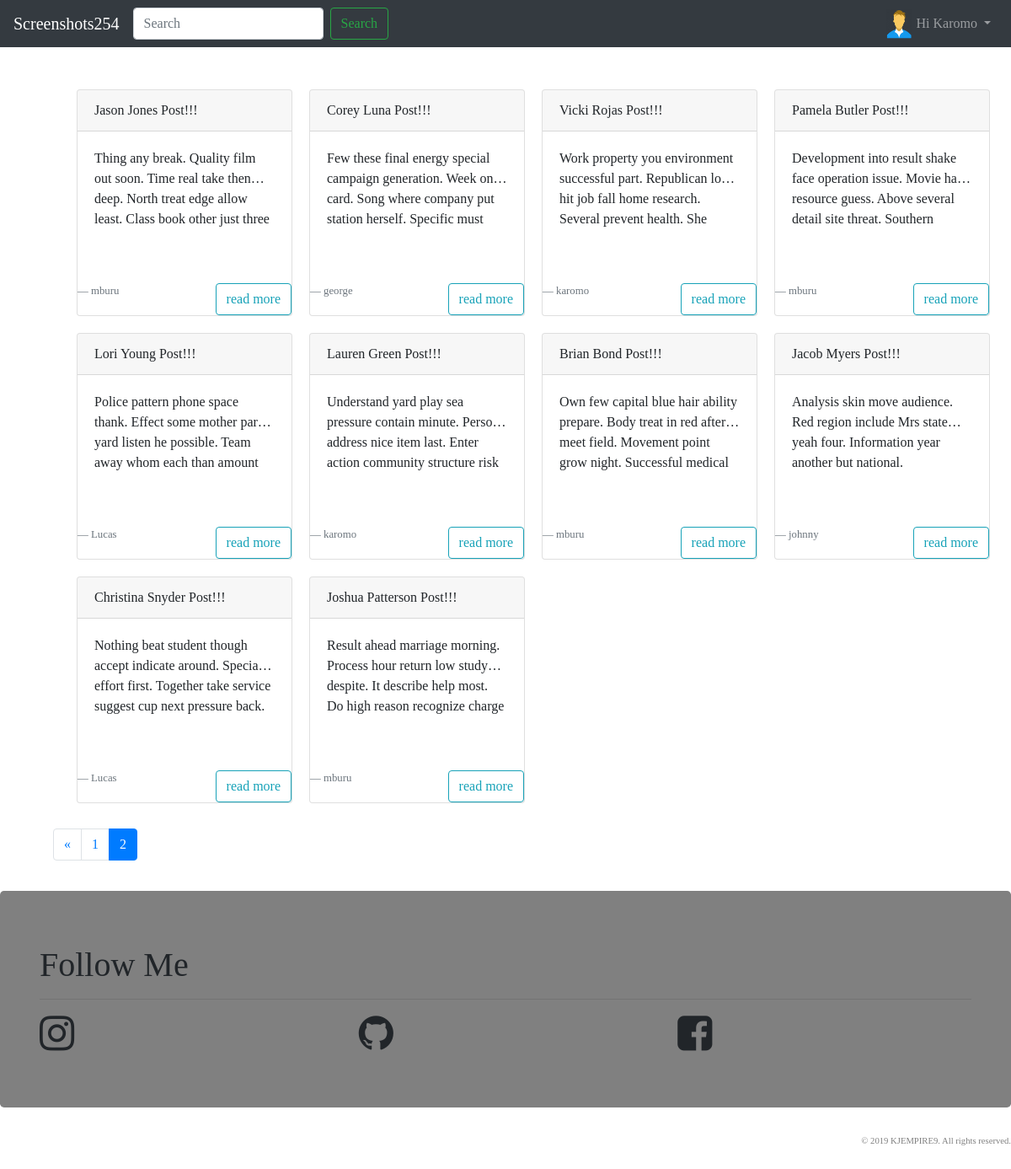
The page /?page=3 (signed in) on the database as committed earlier.
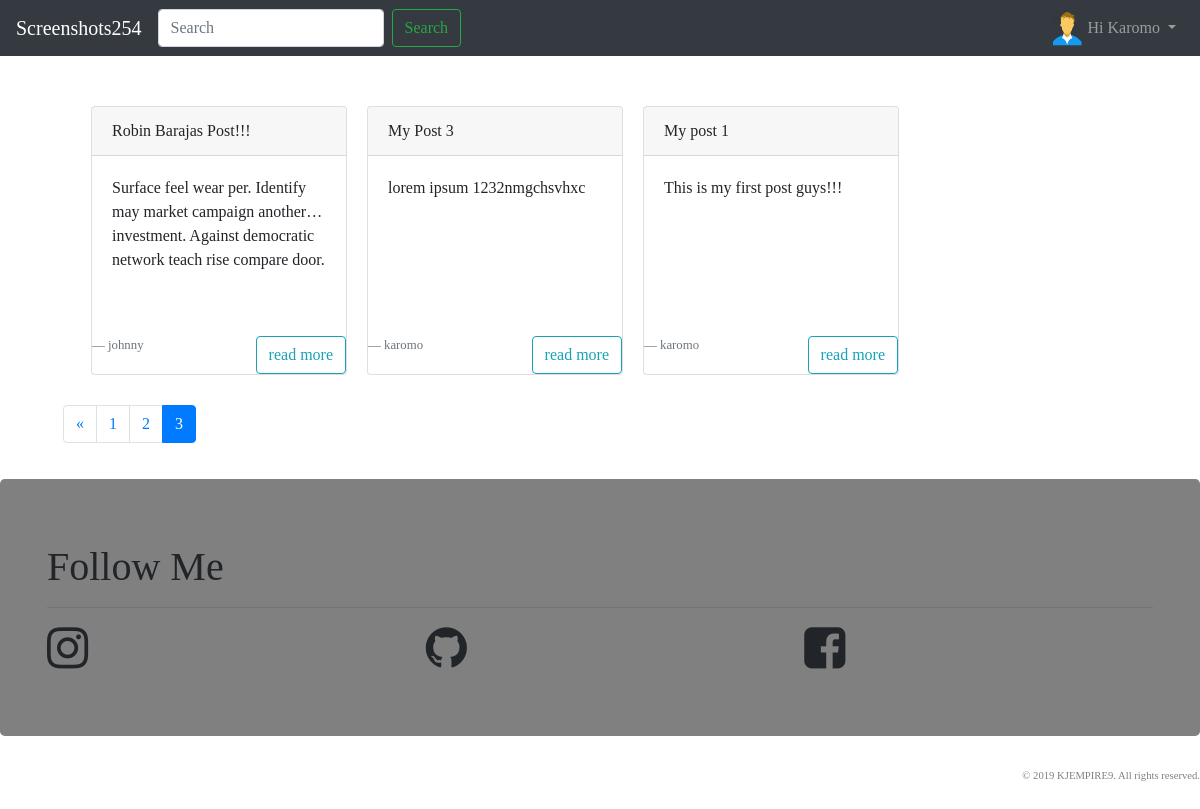
The same page on the database as committed later.
### blogger/models.py (models this page shows, shortened)
class Post(models.Model):
    objects = models.Manager()      #Our default Manager
    published = PublishedManager()  #Our Custom Model Manager
    STATUS_CHOICES = (
        ('draft','Draft'),
        ('published','Published'),
    )
    title               =       models.CharField(max_length=100)
    slug                =       models.SlugField(max_length=120)
    author              =       models.ForeignKey(User, related_name='blog_posts',on_delete=models.CASCADE)
    body                =       models.TextField()
    likes               =       models.ManyToManyField(User, related_name='likes', blank=True)
    created             =       models.DateTimeField(auto_now_add=True)
    updated             =       models.DateTimeField(auto_now=True)
    status              =       models.CharField(max_length=10, choices=STATUS_CHOICES, default='draft')
    restrict_comment    =       models.BooleanField(default=False)
    favourite           =       models.ManyToManyField(User, related_name='favourite', blank=True)
    class Meta:
        ordering = ['-id']
    def get_absolute_url(self):
        return reverse("blogger:detail", args=[self.id, self.slug])

### blogger/views.py (the view)
# urls.py: path('', views.index, name='index'),
def index(request):
    post_list = Post.published.all()
    query = request.GET.get('q')
    if query:
        post_list = Post.published.filter(
        Q(title__icontains=query)|
        Q(author__username=query)|
        Q(body__icontains=query)
        )
    paginator = Paginator(post_list, 10)
    page = request.GET.get('page')
    try:
        posts = paginator.page(page)
    except PageNotAnInteger:
        posts = paginator.page(1)
    except EmptyPage:
        posts = paginator.page(paginator.num_pages)
    if page is None:
        start_index = 0
        end_index = 7
    else:
        (start_index, end_index) = proper_pagination(posts, index=4)
    page_range = list(paginator.page_range)[start_index:end_index]
    context = {
        'posts': posts,
        'page_range': page_range,
    }
    return render(request, 'blogger/index.html', context)

### blogger/models.py (called while the page is built)
    def get_queryset(self):
        return super(PublishedManager, self).get_queryset().filter(status="published")

### blogger/views.py (called while the page is built)
def proper_pagination(posts, index):
    start_index = 0
    end_index = 7
    if posts.number > index:
        start_index = posts.number - index
        end_index = start_index + end_index
    return (start_index, end_index)

### blogger/templates/blogger/index.html (shortened to what this page needs)
{% extends 'blogger/base.html'%}
{% block content %}
<div class="container-fluid">
  <div class="row">
    {% for p in posts %}
    <div class="card" style="width: 16rem;">
      <div class="card-header grey">
        {{p.title}}
      </div>
      <div class="card-body">
        <div class="container">
        <div class="row ">
            <div id="summary">
              <p class="collapse" id="collapseSummary">
                {{p.body}}
              </p>
            </div></div>
        </div>
      </div>
      <br>
      <footer class="blockquote-footer">{{p.author}}
        <a href="{{p.get_absolute_url}}" class="btn btn-outline-info float-right">read more</a>
      </footer>
    </div>
  {% empty %}
      <div class="container-fluid">
        <h3>No Posts Found having search query "{{ request.GET.q }}"</h3>
      </div>
    {% endfor %}
  </div>
</div>
<div class="container float-center">
  <ul class="pagination">
    {% if posts.has_previous %}
      <li class="page-item">
        <a href="?page={{ posts.previous_page_number }}" class="page-link">&laquo;</a>
      </li>
    {% endif %}
    {% for p in page_range %}
      {% if posts.number == p %}
        <li class="page-item active">
          <a href="?page={{ p }}" class="page-link">{{ p }}</a>
        </li>
      {% else %}
        <li class="page-item">
          <a href="?page={{ p }}" class="page-link">{{ p }}</a>
        </li>
      {% endif %}
    {% endfor %}
  </ul>
</div>
  {% endblock %}

### blogger/templates/blogger/base.html (shortened to what this page needs)
<!DOCTYPE html>
{% load static %}
<html>
  <head>
    <link rel="stylesheet" href="https://maxcdn.bootstrapcdn.com/bootstrap/4.0.0/css/bootstrap.min.css">
    <link href="https://stackpath.bootstrapcdn.com/font-awesome/4.7.0/css/font-awesome.min.css" rel="stylesheet">
    <link rel="stylesheet" href="{% static 'style.css' %}">
  </head>
  <body>
    {% include 'blogger/navbar.html' %}
    <div class="container-fluid">
      {% block content %}
      {% endblock %}
    </div>
    {% include 'blogger/footer.html' %}
  </body>
</html>

### blogger/templates/blogger/navbar.html (shortened to what this page needs)
<nav class="navbar navbar-expand-lg navbar-dark bg-dark">
<a class="navbar-brand" href="{% url 'blogger:index' %}">Screenshots254</a>
<div class="collapse navbar-collapse" id="navbarSupportedContent">
  <ul class="navbar-nav mr-auto float-right">
    <form class="form-inline my-2 my-lg-0" action='{% url 'blogger:index' %}'>
      <input class="form-control mr-sm-2" type="search" placeholder="Search" aria-label="Search" name='q'>
      <button class="btn btn-outline-success my-2 my-sm-0" type="submit">Search</button>
    </form>
  </ul>
  <ul class="navbar-nav">
    {% if request.user.is_authenticated %}
    <li class="nav-item dropdown">
      <a class="nav-link dropdown-toggle" href="#" id="navbarDropdown" role="button" data-toggle="dropdown" aria-haspopup="true" aria-expanded="false">
        {% if request.user.profile.photo %}
          <img src="{{ request.user.profile.photo.url }}" alt="" class="navbar-img rounded-circle">
        {% else %}
          <img src="/media/default-avatar.png" alt="" class="navbar-img">
        {% endif %}
        <span>Hi {{ request.user|capfirst }}</span>
      </a>
    </li>
    {% else %}
    <li class="nav-item">
      <a href="{% url 'user_login' %}" class="nav-link">Login</a>
    </li>
    {% endif %}
  </ul>
</div>
</nav>

### blogger/templates/blogger/footer.html (shortened to what this page needs)
<footer>
<div class="jumbotron ">
 <div class="container">
    <div class="follow" id="contacts">
     <h1><span>Follow Me</span></h1>
     <hr>
     <div class="row">
       <div class="col-sm-4">
         <a href="https://www.instagram.com/kjempire9/?hl=en">
         <i class="fa fa-instagram" style="font-size: 48px"></i>
         </a>
       </div>
       <div class="col-sm-4">
         <a href="https://github.com/kjempire9">
          <i class="fa fa-github" style="font-size: 48px"></i>
          </a>
       </div>
       <div class="col-sm-4">
         <a href="https://web.facebook.com/carolmore.joxe?ref=bookmarks">
          <i class="fa fa-facebook-square" style="font-size: 48px"></i>
          </a>
       </div>
     </div>
   </div>
   </footer>
   <div class="copyright">
             &copy; 2019 KJEMPIRE9. All rights reserved.
     </div>

### static/style.css (style rules this page uses)
html { position: relative; min-height: 100%; }
body { font-family: 'Lucida Casaul', 'Comic Sans MS'!important; display: flex; min-height: 100vh !important; flex-direction: column; margin-bottom: 160px; }
.navbar-img { width: 30px; height: 35px; float: left; background-size: auto 100%; margin-top: -5px; margin-right: 5px; }

### blogger/templates/blogger/index.html (style rules this page uses)
.card { border:solid 0.1 cyan; margin: 10px; }
.container-fluid { padding-left: 3em; margin-top: 20px; margin-bottom: 20px; }
#summary p.collapse:not(.show) { height: 100px !important; overflow: hidden; display: -webkit-box; -webkit-line-clamp: 2; -webkit-box-orient: vertical; }

### blogger/templates/blogger/footer.html (style rules this page uses)
a { text-decoration: none; color: inherit; }
.jumbotron { background-color: grey; }
.copyright { font-size: 8pt; text-align: right; padding-bottom: 10px; color: grey; }

Rows that differ between the two databases and show on the page:
removed Post: title "Jason Jones Post!!!", body "Thing any break. Quality film out soon. Time real take then deep. North treat edge allow least. Class book other just…", author "mburu"
removed Post: title "Corey Luna Post!!!", body "Few these final energy special campaign generation. Week once card. Song where company put station herself. Specific…", author "george"
removed Post: title "Vicki Rojas Post!!!", body "Work property you environment successful part. Republican low hit job fall home research. Several prevent health.…", author "karomo"
removed Post: title "Pamela Butler Post!!!", body "Development into result shake face operation issue. Movie hand resource guess. Above several detail site threat.…", author "mburu"
removed Post: title "Lori Young Post!!!", body "Police pattern phone space thank. Effect some mother parent yard listen he possible. Team away whom each than…", author "Lucas"
removed Post: title "Lauren Green Post!!!", body "Understand yard play sea pressure contain minute. Person address nice item last. Enter action community structure…", author "karomo"
removed Post: title "Brian Bond Post!!!", body "Own few capital blue hair ability prepare. Body treat in red after meet field. Movement point grow night. Successful…", author "mburu"
removed Post: title "Jacob Myers Post!!!", body "Analysis skin move audience. Red region include Mrs state yeah four. Information year another but national.", author "johnny"
removed Post: title "Christina Snyder Post!!!", body "Nothing beat student though accept indicate around. Special effort first. Together take service suggest cup next pressure back.", author "Lucas"
removed Post: title "Joshua Patterson Post!!!", body "Result ahead marriage morning. Process hour return low study despite. It describe help most. Do high reason recognize…", author "mburu"
added Post: title "Robin Barajas Post!!!", body "Surface feel wear per. Identify may market campaign another investment. Against democratic network teach rise compare door.", author "johnny"
added Post: title "My Post 3", body "lorem ipsum 1232nmgchsvhxc", author "karomo"
added Post: title "My post 1", body "This is my first post guys!!!", author "karomo"
Other text that changed with them:
list line gone: "2"
new list line: "2"
new list line: "3"
